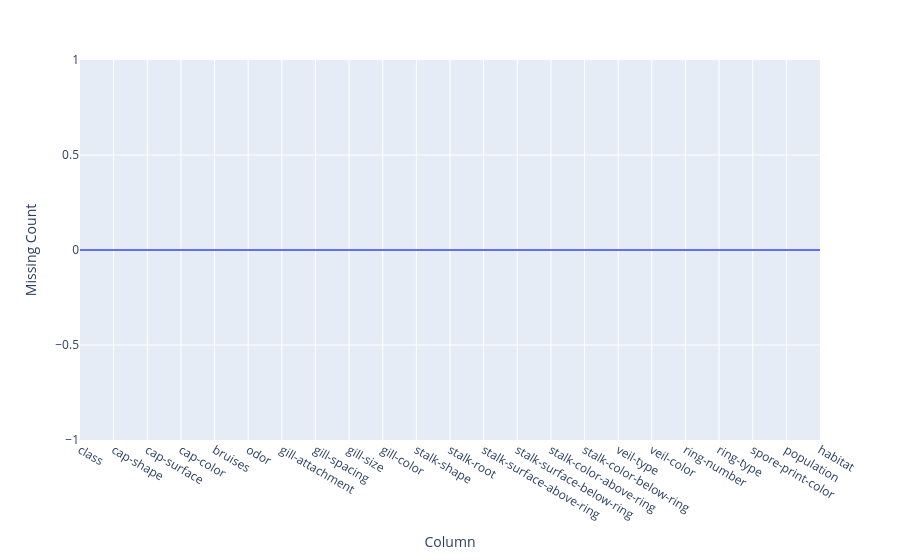

Write notebook code for a chart like this one.
### Markdown cell above
### Missing Values

### Code cell
missing_df = df.isnull().sum().reset_index()
missing_df.columns = ['Column', 'Missing Count']
missing_df['Missing Percentage'] = (
    missing_df['Missing Count'] / len(df) * 100
)

fig = px.line(
    missing_df,
    x='Column',
    y='Missing Count',
    hover_data='Missing Percentage'
)

fig.update_traces(
    hovertemplate = 
    "<b> %{x} </b> <br>" +
    "Missing Count = %{y} <br>" +
    "Missing Percentage = %{customdata[0]:.2f}%"
)
fig.show()

### Figure 1 — Plotly figure (JSON) as saved in the notebook; plotly's stock layout.template omitted (floating-point values rounded to 4 significant figures)
{"data": [{"customdata": [[0.0], [0.0], [0.0], [0.0], [0.0], [0.0], [0.0], [0.0], [0.0], [0.0], [0.0], [0.0], [0.0], [0.0], [0.0], [0.0], [0.0], [0.0], [0.0], [0.0], [0.0], [0.0], [0.0]], "hovertemplate": "<b> %{x} </b> <br>Missing Count = %{y} <br>Missing Percentage = %{customdata[0]:.2f}%", "legendgroup": "", "line": {"color": "#636efa", "dash": "solid"}, "marker": {"symbol": "circle"}, "mode": "lines", "name": "", "orientation": "v", "showlegend": false, "type": "scatter", "x": ["class", "cap-shape", "cap-surface", "cap-color", "bruises", "odor", "gill-attachment", "gill-spacing", "gill-size", "gill-color", "stalk-shape", "stalk-root", "stalk-surface-above-ring", "stalk-surface-below-ring", "stalk-color-above-ring", "stalk-color-below-ring", "veil-type", "veil-color", "ring-number", "ring-type", "spore-print-color", "population", "habitat"], "xaxis": "x", "y": [0, 0, 0, 0, 0, 0, 0, 0, 0, 0, 0, 0, 0, 0, 0, 0, 0, 0, 0, 0, 0, 0, 0], "yaxis": "y"}], "layout": {"legend": {"tracegroupgap": 0}, "margin": {"t": 60}, "xaxis": {"anchor": "y", "domain": [0, 1], "title": {"text": "Column"}}, "yaxis": {"anchor": "x", "domain": [0, 1], "title": {"text": "Missing Count"}}}}
